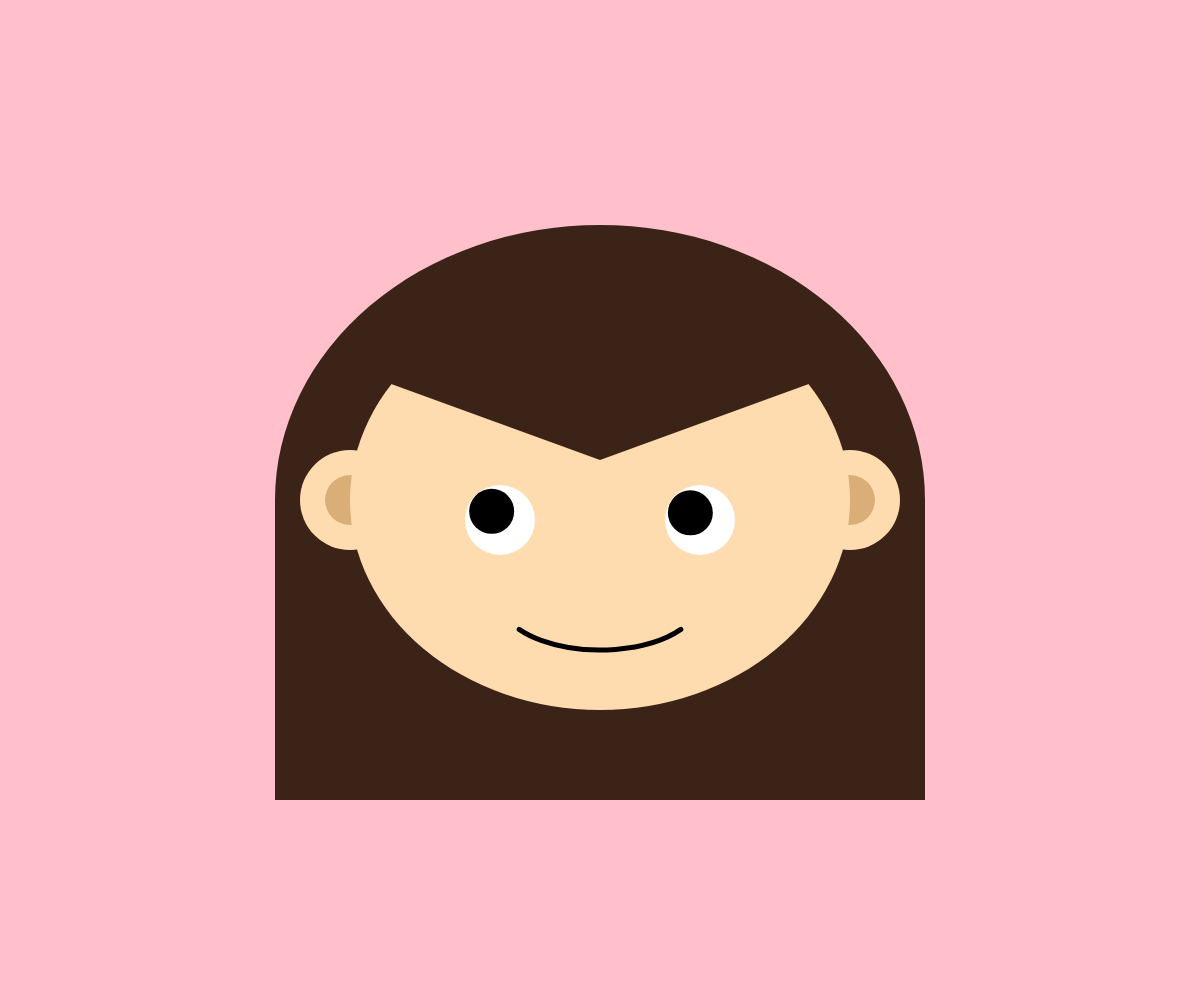
Frame 1 (no input)
Frame 60 (no input): identical to frame 1, image omitted
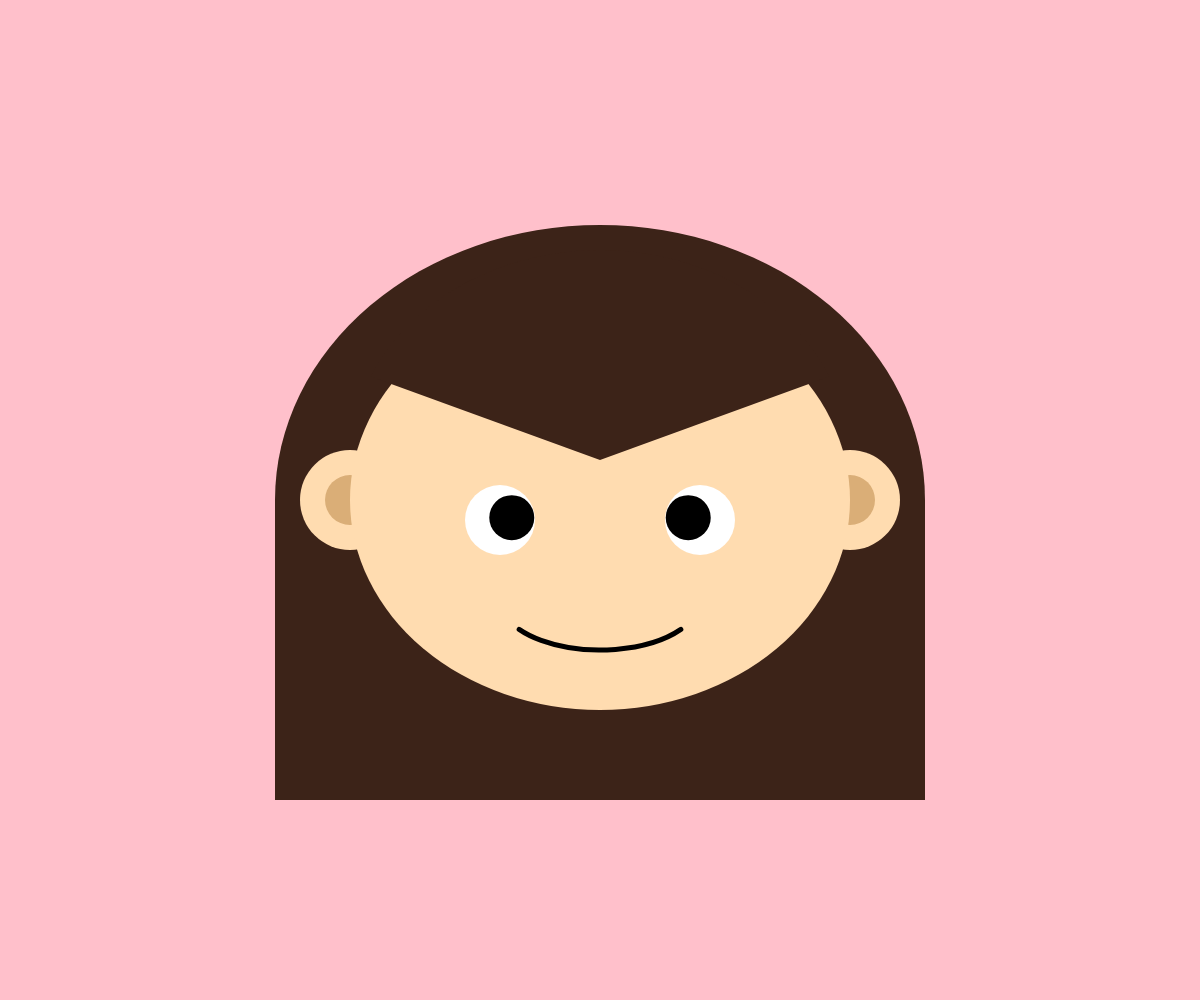
Frame 120 (the mouse pressed at the canvas centre since frame 60)

The p5.js sketch that drew these frames (run headless with seeded random() and noise() and a simulated clock; from frame 60 on, the mouse is pressed at the canvas centre):

// p5.js sketch
// ── sketch.js
// function setup() {
//   createCanvas(windowWidth, windowHeight);
// }

// function draw() {
//   background(220);

//   noStroke();
//   // hair 
//   angleMode(DEGREES)
//   fill('#3c2318');
//   arc (width/2,height/2,650,550, 180, 0);
//   rect(150,510, 650, 300);

//   //face
//   fill('#ffdcb0');
//   ellipse (width/2,height/2,500,420);

//   //ears
//   fill('#ffdcb0');
//   ellipse(200,500,100,100);
//   ellipse(750,500,100,100);

//   fill('#DAAE77');
//   ellipse(200,500,50,50);
//   ellipse(750,500,50,50);


//   //eyes
//   fill('white'); 
//   circle(400,500,70);
//   fill('black'); 
//   circle(400,500,45);

//   fill('white'); 
//   circle(550,500,70);
//   fill('black'); 
//   circle(550,500,45);


//   //fringe 
//   fill('#3c2318'); 
//   angleMode(DEGREES);
//   arc(width/2, height/2, 500, 420, 200, 0, close );


//   //mouth 
//   noFill();
//   stroke('black');
//   strokeWeight('5'); 
//   arc(500,500, 400,300, 45,90, close);

// }


// function setup() {
//   createCanvas(windowWidth, windowHeight);
//   angleMode(DEGREES);
// }

// function draw() {
//   background(220);
//   noStroke();

//   // Center of the face
//   let faceX = width / 2;
//   let faceY = height / 2;

//   // --- HAIR BACK ---
//   fill('#3c2318');
//   arc(faceX, faceY, 650, 550, 180, 0);
//   rect(faceX - 325, faceY, 650, 300);

//   // --- EARS ---
//   fill('#ffdcb0');
//   ellipse(faceX - 250, faceY, 100, 100); // left ear
//   ellipse(faceX + 250, faceY, 100, 100); // right ear

//   fill('#DAAE77');
//   ellipse(faceX - 250, faceY, 50, 50);
//   ellipse(faceX + 250, faceY, 50, 50);

//   // --- FACE ---
//   fill('#ffdcb0');
//   ellipse(faceX, faceY, 500, 420);

//   // --- EYES ---
//   // Left eye
//   fill('white'); 
//   circle(faceX - 100, faceY + 20, 70);
//   fill('black'); 
//   circle(faceX - 100, faceY + 20, 45);

//   // Right eye
//   fill('white'); 
//   circle(faceX + 100, faceY + 20, 70);
//   fill('black'); 
//   circle(faceX + 100, faceY + 20, 45);

//   // --- FRINGE (front hair) ---
//   fill('#3c2318'); 
//   arc(faceX, faceY - 40, 500, 420, 200, 340, PIE);

//   // --- MOUTH ---
//   noFill();
//   stroke('black');
//   strokeWeight(5); 
//   arc(faceX, faceY + 100, 200, 100, 20, 160);
// }





function setup() {
  createCanvas(windowWidth, windowHeight);
  angleMode(DEGREES);
}

function draw() {
  background("pink");
  noStroke();

  // Center of the face
  let faceX = width / 2;
  let faceY = height / 2;

  // --- HAIR BACK ---
  fill('#3c2318');
  arc(faceX, faceY, 650, 550, 180, 0);
  rect(faceX - 325, faceY, 650, 300);

  // --- EARS ---
  fill('#ffdcb0');
  ellipse(faceX - 250, faceY, 100, 100); // left ear
  ellipse(faceX + 250, faceY, 100, 100); // right ear

  fill('#DAAE77');
  ellipse(faceX - 250, faceY, 50, 50);
  ellipse(faceX + 250, faceY, 50, 50);

  // --- FACE ---
  fill('#ffdcb0');
  ellipse(faceX, faceY, 500, 420);

  // --- EYES ---
  // Eye positions
  let leftEyeX = faceX - 100;
  let rightEyeX = faceX + 100;
  let eyeY = faceY + 20;
  let eyeSize = 70;
  let pupilSize = 45;
  let maxPupilOffset = 12; // Maximum distance the pupil can move from center
  
  // Left eye white
  fill('white'); 
  circle(leftEyeX, eyeY, eyeSize);
  
  // Right eye white
  fill('white'); 
  circle(rightEyeX, eyeY, eyeSize);
  
  // Calculate pupil positions based on mouse
  // For left eye
  let leftDx = mouseX - leftEyeX;
  let leftDy = mouseY - eyeY;
  let leftAngle = atan2(leftDy, leftDx);
  let leftDistance = min(dist(leftEyeX, eyeY, mouseX, mouseY), maxPupilOffset);
  let leftPupilX = leftEyeX + cos(leftAngle) * leftDistance;
  let leftPupilY = eyeY + sin(leftAngle) * leftDistance;
  
  // For right eye
  let rightDx = mouseX - rightEyeX;
  let rightDy = mouseY - eyeY;
  let rightAngle = atan2(rightDy, rightDx);
  let rightDistance = min(dist(rightEyeX, eyeY, mouseX, mouseY), maxPupilOffset);
  let rightPupilX = rightEyeX + cos(rightAngle) * rightDistance;
  let rightPupilY = eyeY + sin(rightAngle) * rightDistance;
  
  // Draw pupils
  fill('black');
  circle(leftPupilX, leftPupilY, pupilSize);
  circle(rightPupilX, rightPupilY, pupilSize);

  // --- FRINGE (front hair) ---
  fill('#3c2318'); 
  arc(faceX, faceY - 40, 500, 420, 200, 340, PIE);

  // --- MOUTH ---
  noFill();
  stroke('black');
  strokeWeight(5); 
  arc(faceX, faceY + 100, 200, 100, 20, 160);
}
